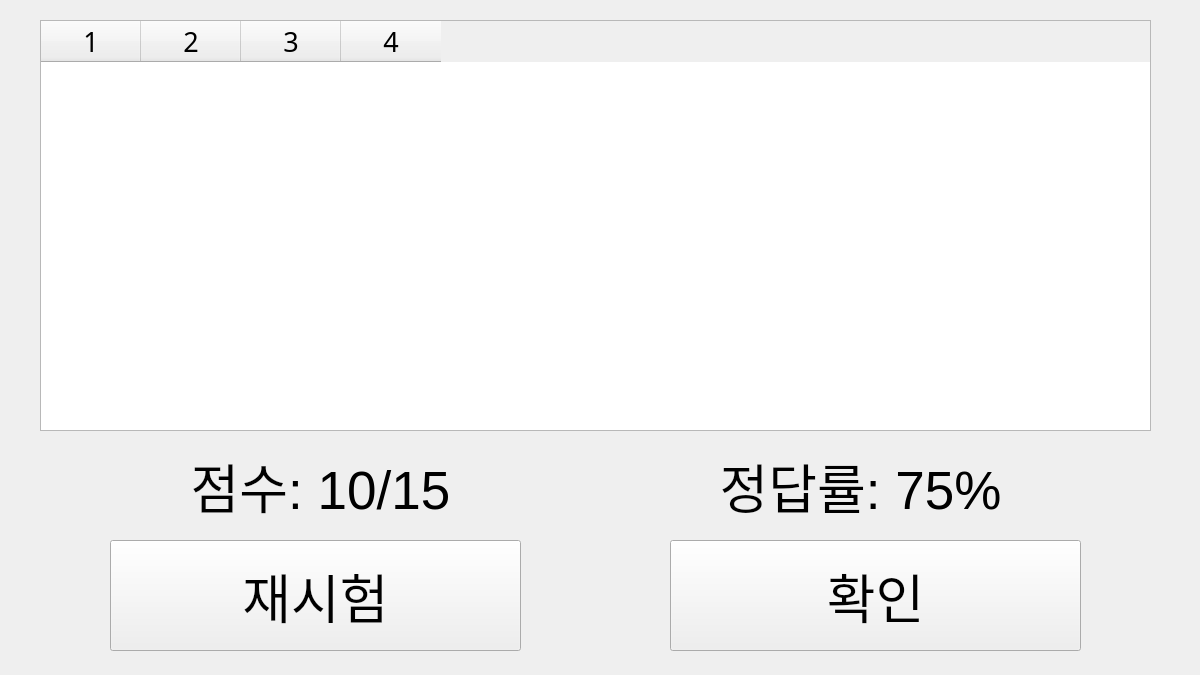
<?xml version="1.0" encoding="UTF-8"?>
<ui version="4.0">
 <class>Form</class>
 <widget class="QWidget" name="Form">
  <property name="geometry">
   <rect>
    <x>0</x>
    <y>0</y>
    <width>1200</width>
    <height>675</height>
   </rect>
  </property>
  <property name="windowTitle">
   <string>Form</string>
  </property>
  <widget class="QPushButton" name="QuizMenuButton">
   <property name="geometry">
    <rect>
     <x>670</x>
     <y>540</y>
     <width>411</width>
     <height>111</height>
    </rect>
   </property>
   <property name="font">
    <font>
     <pointsize>40</pointsize>
    </font>
   </property>
   <property name="text">
    <string>확인</string>
   </property>
  </widget>
  <widget class="QTableWidget" name="resultTable">
   <property name="geometry">
    <rect>
     <x>40</x>
     <y>20</y>
     <width>1111</width>
     <height>411</height>
    </rect>
   </property>
   <property name="font">
    <font>
     <family>굴림</family>
     <pointsize>20</pointsize>
    </font>
   </property>
   <property name="rowCount">
    <number>0</number>
   </property>
   <property name="columnCount">
    <number>4</number>
   </property>
   <column/>
   <column/>
   <column/>
   <column/>
  </widget>
  <widget class="QPushButton" name="RetryButton">
   <property name="geometry">
    <rect>
     <x>110</x>
     <y>540</y>
     <width>411</width>
     <height>111</height>
    </rect>
   </property>
   <property name="font">
    <font>
     <pointsize>40</pointsize>
    </font>
   </property>
   <property name="text">
    <string>재시험</string>
   </property>
  </widget>
  <widget class="QLabel" name="scoreLabel">
   <property name="geometry">
    <rect>
     <x>90</x>
     <y>450</y>
     <width>461</width>
     <height>71</height>
    </rect>
   </property>
   <property name="font">
    <font>
     <pointsize>40</pointsize>
    </font>
   </property>
   <property name="text">
    <string>점수: 10/15</string>
   </property>
   <property name="alignment">
    <set>Qt::AlignCenter</set>
   </property>
  </widget>
  <widget class="QLabel" name="scorePercentLabel">
   <property name="geometry">
    <rect>
     <x>580</x>
     <y>450</y>
     <width>561</width>
     <height>71</height>
    </rect>
   </property>
   <property name="font">
    <font>
     <pointsize>40</pointsize>
    </font>
   </property>
   <property name="text">
    <string>정답률: 75%</string>
   </property>
   <property name="alignment">
    <set>Qt::AlignCenter</set>
   </property>
  </widget>
 </widget>
 <resources/>
 <connections/>
</ui>
